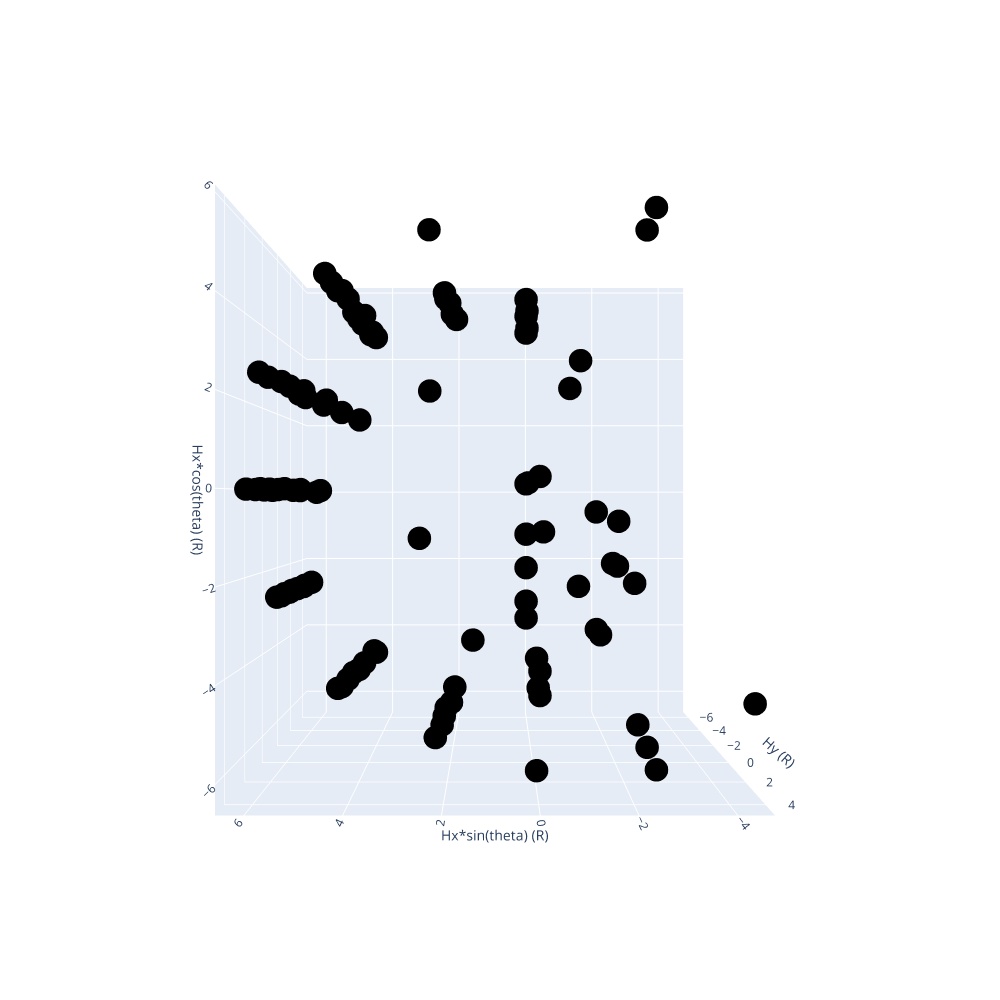

Notebook code cell kept with this figure:
### Code cell
import plotly.graph_objects as go

#Grab Last timestep configuration data and combine in new dataset
#Using new dataset, plot in 3D the phase space (Hx, Hy, Theta)
#Maybe plotly, maybe matplotlib
#Plot Torus/Donut
#Make surface

allData = pd.read_csv(cwd_PYTHON+'/allData_Re10.csv',delimiter=' ')

endData = allData[allData['time'] == 20.0].copy()
endData = endData[endData['parHx'] >= 0.0].copy()
#endData = endData[endData['parHy'] <= 8.2].copy()
#endData = endData.sort_values(by=['parTheta','parHx','parHy'])
endData = endData.sort_values(by=['parHy','parTheta','parHx'])
endData['xval'] = 0.5*endData['parHx']*np.cos(endData['parTheta']*np.pi/180.0)
endData['yval'] = 0.5*endData['parHx']*np.sin(endData['parTheta']*np.pi/180.0)
endData['zval'] = 0.5*endData['parHy']
endData = endData.sort_values(by=['zval','yval','xval'])
endData = endData.reset_index(drop=True)
endData = WhichEndState(endData)

#Diverge = 0: Red
#V-Shape = 1: Blue
#Orbit = 2: pink
#HeadButt = 3: orange
#NOTA = 4: black
    
#Create traces for each end state
traces = [0 for a in range(2)]
opaque = 0.2

#Divergence
NOTAData = endData[endData['State'] == 4].copy()
NOTAData = NOTAData.reset_index(drop=True)
traces[0] = go.Mesh3d(x=NOTAData['xval'], 
                     y=NOTAData['yval'], 
                     z=NOTAData['zval'], 
                     color=NOTAData.loc[0,'color'], 
                     opacity=opaque,
                     #opacity=1.0,
                     alphahull=5
                     )

traces[1] = go.Scatter3d(
    x=NOTAData['xval'],
    y=NOTAData['yval'],
    z=NOTAData['zval'],
    mode='markers',
    #marker_symbol='square',
    marker=dict(
        size=8,
        color=NOTAData['color'],                # set color to an array/list of desired values
        #colorscale='Viridis',   # choose a colorscale
        opacity=1.0,
        line=dict(
                color='Black',
                width=2)
    )
)

fig = go.Figure(data = traces[1])

# tight layout
fig.update_layout(autosize=False,margin=dict(l=0, r=0, b=0, t=0))
fig.update_layout(scene = dict(
                    xaxis_title=r'Hx*cos(theta) (R)',
                    yaxis_title=r'Hx*sin(theta) (R)',
                    zaxis_title=r'Hy (R)'),
                    width=1000,height=1000,
                    margin=dict(r=20, b=10, l=10, t=10))
#fig.update_layout(showlegend=True,
#                  legend_title_text='Configurations\nRed=Diverge\nBlue=V-shape\nPink=Orbit\nOrange=Headbutt',
#                  font=dict(color="black",size=16))
camera = dict(
    eye=dict(x=0., y=0., z=2.5)
)

fig.update_layout(scene_camera=camera)
fig.show()

### Figure 1 — Plotly figure (JSON) as saved in the notebook; plotly's stock layout.template omitted (floating-point values rounded to 4 significant figures)
{"data": [{"marker": {"color": ["black", "black", "black", "black", "black", "black", "black", "black", "black", "black", "black", "black", "black", "black", "black", "black", "black", "black", "black", "black", "black", "black", "black", "black", "black", "black", "black", "black", "black", "black", "black", "black", "black", "black", "black", "black", "black", "black", "black", "black", "black", "black", "black", "black", "black", "black", "black", "black", "black", "black", "black", "black", "black", "black", "black", "black", "black", "black", "black", "black", "black", "black", "black", "black", "black", "black", "black", "black", "black", "black", "black", "black", "black", "black", "black", "black", "black", "black", "black", "black", "black", "black", "black", "black", "black", "black", "black", "black", "black", "black", "black", "black", "black", "black", "black", "black", "black", "black", "black", "black", "black", "black", "black"], "line": {"color": "Black", "width": 2}, "opacity": 1, "size": 8}, "mode": "markers", "type": "scatter3d", "x": [3.926, 0.25, 4.75, 5.25, 5.75, -1.25, -2.25, -3.25, -3.75, 5.312, 5.774, 3.827e-16, 3.003, -1.155, 0.25, 4.75, 5.25, 5.774, 0.25, 4.85, 5.312, 4.419, 2.652, 4.066, 4.419, 4.066, 1.818, 4.419, 2.009, 2.2, 2.392, 4.419, 3.215e-16, 3.521e-16, 2.392, -2.2, 3.521e-16, -2.392, 3.827e-16, -3.465, -3.712, -2.2, -2.392, 3.827e-16, -3.75, -6.25, -4.388, -4.85, 5.774, -4.066, 4.419, -4.419, 3.215e-16, -2.2, 3.521e-16, -2.392, 3.827e-16, -1.591, -3.003, -2.079, -4.25, -4.85, -5.312, -1.052, 3.712, -3.712, -4.066, 4.066, 4.419, -2.2, 2.2, 3.521e-16, 2.392, 3.827e-16, -4.419, 5.774, -5.774, 5.312, -5.312, -4.85, -1.945, -0.6697, -1.591, -3.003, -0.4784, 0.25, -3.75, -4.25, -4.388, -4.85, -3.359, -3.712, -4.066, 4.066, 1.818, 4.419, -2.009, 2.009, 3.215e-16, -2.2, 2.2, 3.521e-16, 2.392], "y": [-1.626, 0, 0, 0, 0, 1.531e-16, 2.755e-16, 3.98e-16, 4.592e-16, 2.2, 2.392, 6.25, -1.244, -0.4784, 0, 0, 0, 2.392, 0, 2.009, 2.2, 4.419, 2.652, 4.066, 4.419, 4.066, 4.388, 4.419, 4.85, 5.312, 5.774, 4.419, 5.25, 5.75, 5.774, 5.312, 5.75, 5.774, 6.25, 1.435, 3.712, 5.312, 5.774, 6.25, 4.592e-16, 7.654e-16, 1.818, 2.009, 2.392, 4.066, 4.419, 4.419, 5.25, 5.312, 5.75, 5.774, 6.25, -1.591, -1.244, -0.861, 5.205e-16, 2.009, 2.2, 2.541, 3.712, 3.712, 4.066, 4.066, 4.419, 5.312, 5.312, 5.75, 5.774, 6.25, -4.419, -2.392, -2.392, -2.2, -2.2, -2.009, -1.945, -1.617, -1.591, -1.244, -1.155, 0, 4.592e-16, 5.205e-16, 1.818, 2.009, 3.359, 3.712, 4.066, 4.066, 4.388, 4.419, 4.85, 4.85, 5.25, 5.312, 5.312, 5.75, 5.774], "z": [-6.5, -6.5, -6.5, -6.5, -6.5, -6.5, -6.5, -6.5, -6.5, -6.5, -6.5, -6.5, -5.5, -5.5, -5.5, -5.5, -5.5, -5.5, -4.5, -4.5, -4.5, -4.5, -2.5, -2.5, -2.5, -1.5, -1.5, -1.5, -1.5, -1.5, -1.5, -0.5, -0.5, -0.5, -0.5, 0.5, 0.5, 0.5, 0.5, 1.5, 1.5, 1.5, 1.5, 1.5, 2.5, 2.5, 2.5, 2.5, 2.5, 2.5, 2.5, 2.5, 2.5, 2.5, 2.5, 2.5, 2.5, 3.5, 3.5, 3.5, 3.5, 3.5, 3.5, 3.5, 3.5, 3.5, 3.5, 3.5, 3.5, 3.5, 3.5, 3.5, 3.5, 3.5, 4.5, 4.5, 4.5, 4.5, 4.5, 4.5, 4.5, 4.5, 4.5, 4.5, 4.5, 4.5, 4.5, 4.5, 4.5, 4.5, 4.5, 4.5, 4.5, 4.5, 4.5, 4.5, 4.5, 4.5, 4.5, 4.5, 4.5, 4.5, 4.5]}], "layout": {"autosize": false, "height": 1000, "margin": {"b": 10, "l": 10, "r": 20, "t": 10}, "scene": {"camera": {"eye": {"x": 0, "y": 0, "z": 2.5}}, "xaxis": {"title": {"text": "Hx*cos(theta) (R)"}}, "yaxis": {"title": {"text": "Hx*sin(theta) (R)"}}, "zaxis": {"title": {"text": "Hy (R)"}}}, "width": 1000}}
